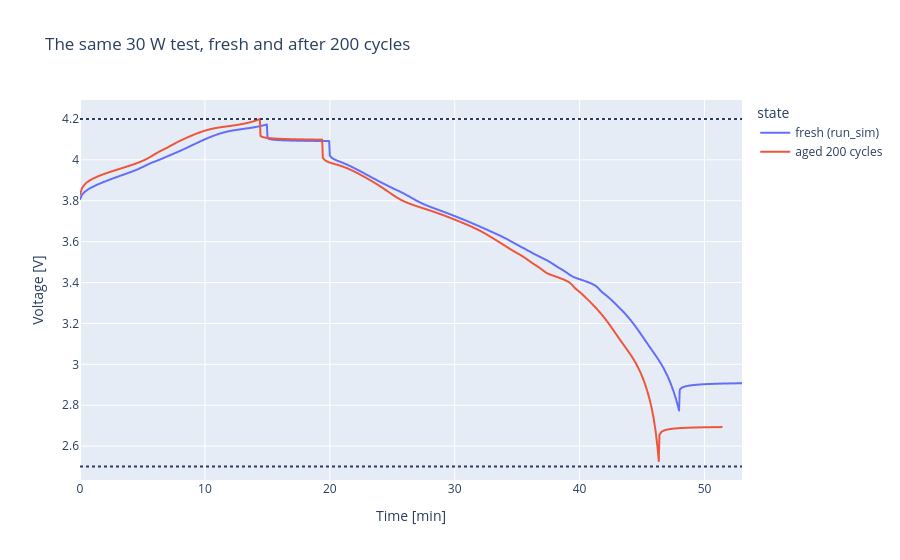

The notebook cell this image was saved under:
### Markdown cell above
Both carry the same headers, so the overlay is a concat. Voltage first:

### Code cell
fresh_dyn = pd.DataFrame(next(iter(fresh.dynamic_data.values())))
aged_dyn = pd.DataFrame(result_power.performance[-1].dynamic_data)

test = pd.concat(
    [
        fresh_dyn.assign(state="fresh (run_sim)"),
        aged_dyn.assign(state="aged 200 cycles"),
    ]
).assign(minutes=lambda d: d["Time [s]"] / 60.0)

fig = px.line(
    test,
    x="minutes",
    y="Voltage [V]",
    color="state",
    title="The same 30 W test, fresh and after 200 cycles",
    labels={"minutes": "Time [min]"},
)
fig.add_hline(y=4.2, line_dash="dot")
fig.add_hline(y=2.5, line_dash="dot")
fig

### Figure 1 — Plotly figure (JSON) as saved in the notebook; plotly's stock layout.template omitted (floating-point values rounded to 4 significant figures; data arrays with more than 128 entries replaced by an {"elided": "..."} marker saying what was removed)
{"data": [{"hovertemplate": "state=fresh (run_sim)<br>Time [min]=%{x}<br>Voltage [V]=%{y}<extra></extra>", "legendgroup": "fresh (run_sim)", "line": {"color": "#636efa", "dash": "solid"}, "marker": {"symbol": "circle"}, "mode": "lines", "name": "fresh (run_sim)", "showlegend": true, "type": "scattergl", "x": {"elided": "1000 float values"}, "xaxis": "x", "y": {"elided": "1000 float values"}, "yaxis": "y"}, {"hovertemplate": "state=aged 200 cycles<br>Time [min]=%{x}<br>Voltage [V]=%{y}<extra></extra>", "legendgroup": "aged 200 cycles", "line": {"color": "#EF553B", "dash": "solid"}, "marker": {"symbol": "circle"}, "mode": "lines", "name": "aged 200 cycles", "showlegend": true, "type": "scattergl", "x": {"elided": "1000 float values"}, "xaxis": "x", "y": {"elided": "1000 float values"}, "yaxis": "y"}], "layout": {"legend": {"title": {"text": "state"}, "tracegroupgap": 0}, "shapes": [{"line": {"dash": "dot"}, "type": "line", "x0": 0, "x1": 1, "xref": "x domain", "y0": 4.2, "y1": 4.2, "yref": "y"}, {"line": {"dash": "dot"}, "type": "line", "x0": 0, "x1": 1, "xref": "x domain", "y0": 2.5, "y1": 2.5, "yref": "y"}], "title": {"text": "The same 30 W test, fresh and after 200 cycles"}, "xaxis": {"anchor": "y", "domain": [0, 1], "title": {"text": "Time [min]"}}, "yaxis": {"anchor": "x", "domain": [0, 1], "title": {"text": "Voltage [V]"}}}}
